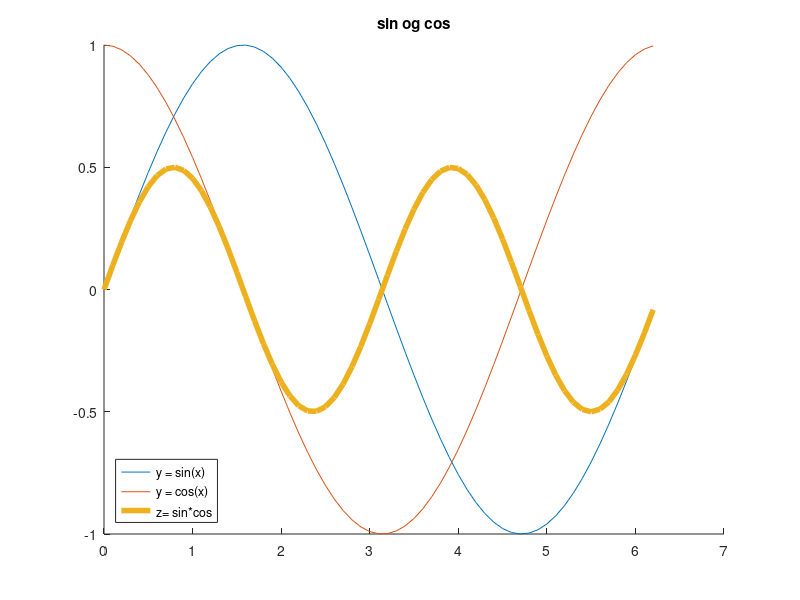

MATLAB code to generate this figure:
t = 0:0.1:2*pi;
f1 = sin(t);
f2 = cos(t);
f3 = f1 .* f2;

figure;
hold on;

plot(t, f1);
plot(t, f2);
plot(t, f3,'LineWidth', 4);
legend({'y = sin(x)','y = cos(x)', 'z= sin*cos'},'Location','southwest')
title("sin og cos");
